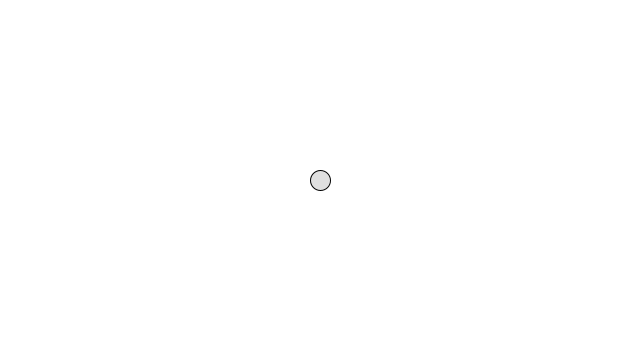
Frame 1 (no input)
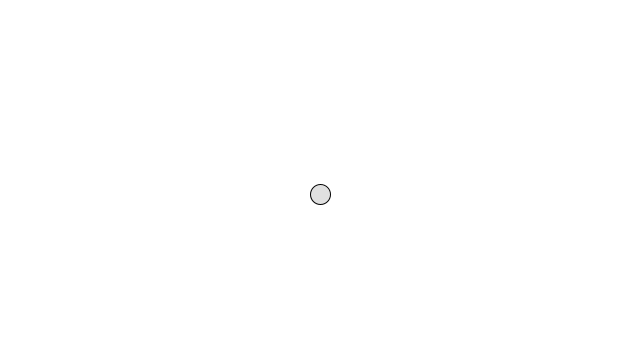
Frame 60 (the mouse pressed at the canvas centre just before this capture)
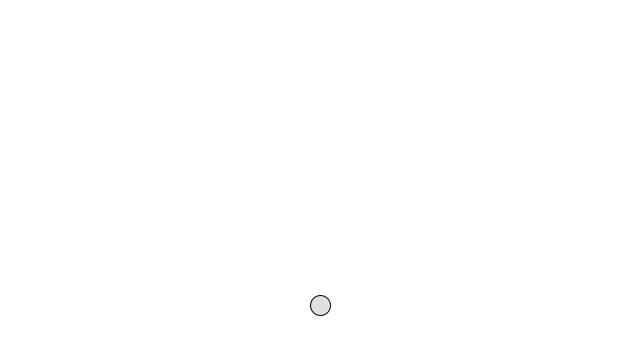
Frame 120 (the mouse held since frame 60 and released just before this capture)

The Processing sketch that drew these frames (run headless with seeded random() and noise(); from frame 60 on, the mouse is pressed at the canvas centre):

// Processing sketch: build
// ── build.pde
class Mover {

  PVector location;
  PVector velocity;
  PVector acceleration;
  float mass;

  Mover() {
    location = new PVector(width/2, height/2);
    velocity = new PVector(0, 0);
    acceleration = new PVector(0, 0);
    mass = 1;
  }

  void update() {
    velocity.add(acceleration);
    location.add(velocity);
    // Reset acceleration
    acceleration.mult(0);
  }

  void applyForce(PVector force) {
    // New vector
    PVector f = PVector.div(force, mass);
    acceleration.add(f);
  }

  void display() {
    stroke(0);
    fill(175, 100);
    ellipse(location.x, location.y, mass*20, mass*20);
  }

  void checkEdges() {
    if (location.x > width) {
      location.x = width;
      velocity.x *= -1;
      } else if (location.x < 0) {
        location.x = 0;
        velocity.x *= -1;
      }
      if (location.y > height) {
        location.y = height;
        velocity.y *= -1;
      }
    }

  }


  // Declare the Mover object
  Mover m;

  void setup() {
    size(640, 360);
    m = new Mover();

  }

  void draw() {

    background(255);

    PVector gravity = new PVector(0, 0.3);
    gravity.mult(m.mass);
    m.applyForce(gravity);

    if (mousePressed) {
      // Friction!
      PVector drag = m.velocity.get();
      drag.normalize();
  
      float c = -0.0001;
      float speed = m.velocity.magSq();
      
      drag.mult(c*speed*speed);
      
      m.applyForce(drag);
    }

    m.update();
    m.checkEdges();
    m.display();

  }
